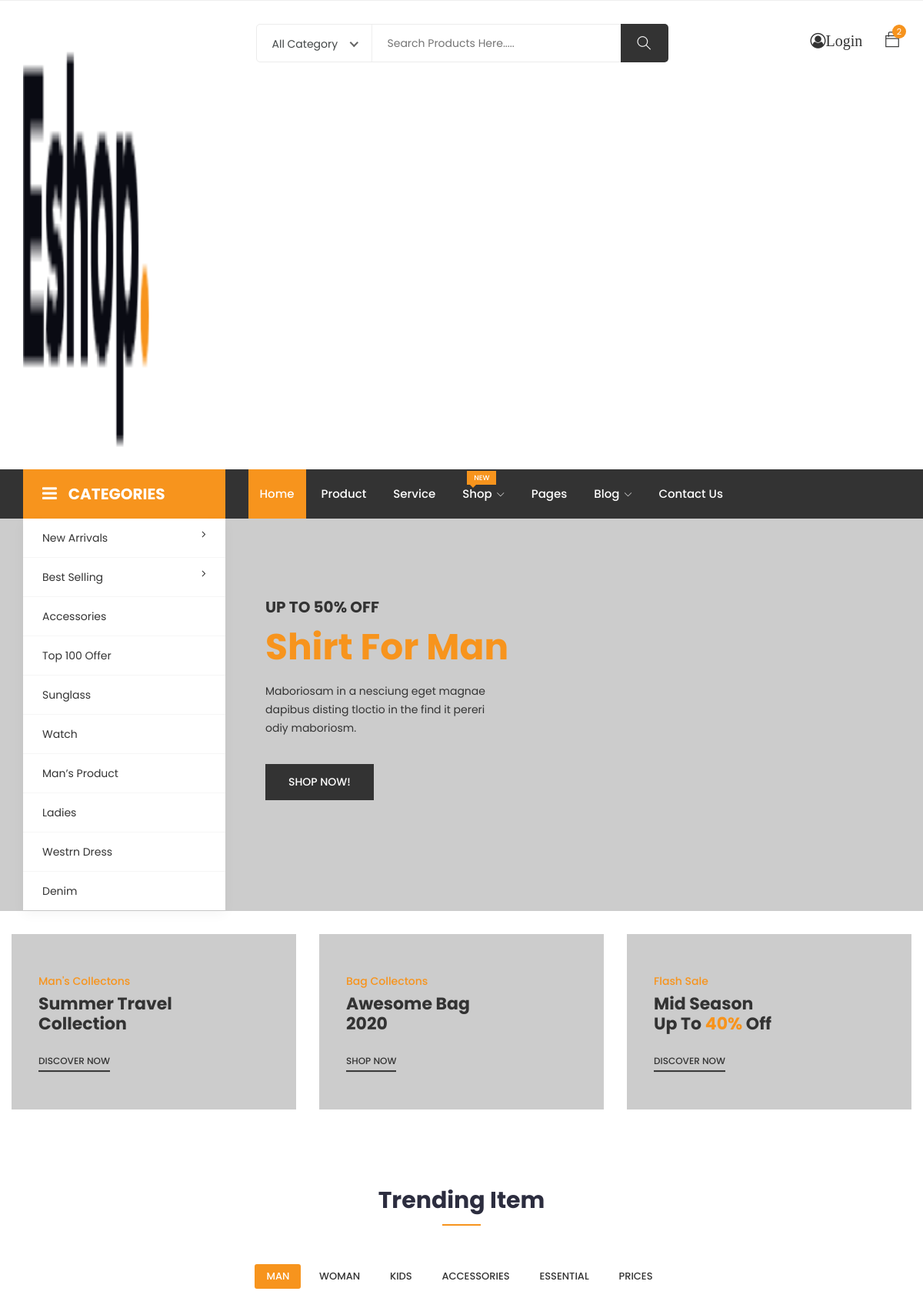
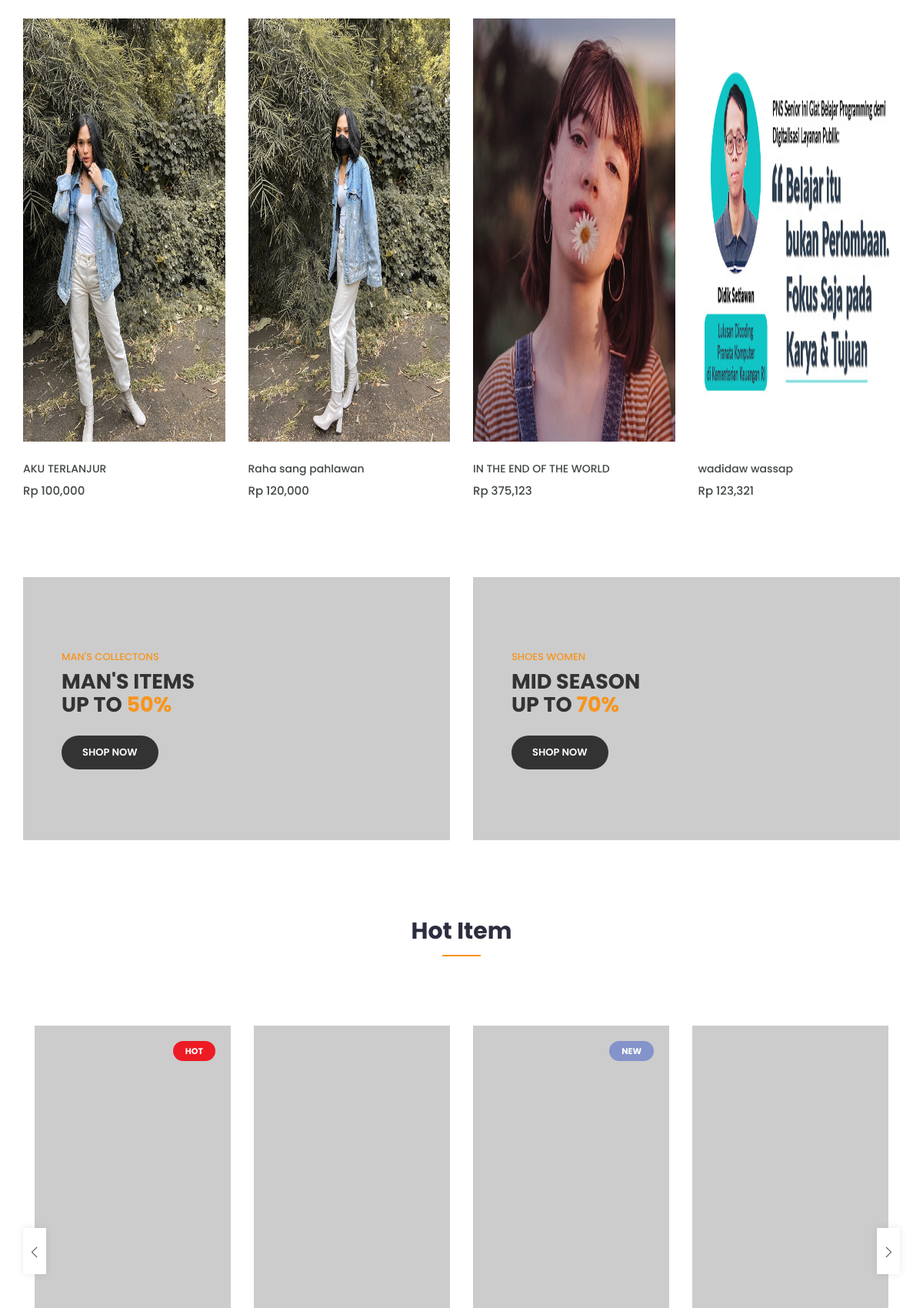
The page / (upper part) on the database its author committed (2 pictures, top to bottom).
### tables this page shows
CREATE TABLE `buku` (
  `id_buku` int(11) NOT NULL,
  `judul_buku` varchar(100) DEFAULT NULL,
  `penulis_buku` varchar(100) DEFAULT NULL,
  `penerbit_buku` varchar(100) DEFAULT NULL,
  `tahun` date DEFAULT NULL,
  `genre` varchar(100) DEFAULT NULL,
  `foto_buku` varchar(100) NOT NULL,
  `harga_buku` int(11) NOT NULL,
  `sinopsis_buku` text NOT NULL
);

### index.php (the view, shortened to what this page needs)
<?php
    include 'admin/koneksi/koneksi.php';
?>
<!DOCTYPE html>
<html lang="zxx">
<head>
	<link rel="stylesheet" href="css/bootstrap.css">
    <link rel="stylesheet" href="css/magnific-popup.min.css">
    <link rel="stylesheet" href="css/font-awesome.css">
	<link rel="stylesheet" href="css/jquery.fancybox.min.css">
    <link rel="stylesheet" href="css/themify-icons.css">
    <link rel="stylesheet" href="css/niceselect.css">
    <link rel="stylesheet" href="css/animate.css">
    <link rel="stylesheet" href="css/flex-slider.min.css">
    <link rel="stylesheet" href="css/owl-carousel.css">
    <link rel="stylesheet" href="css/slicknav.min.css">
	<link rel="stylesheet" href="css/reset.css">
	<link rel="stylesheet" href="style.css">
    <link rel="stylesheet" href="css/responsive.css">
</head>
<body class="js">
	<header class="header shop">
		<div class="middle-inner">
			<div class="container">
				<div class="row">
					<div class="col-lg-2 col-md-2 col-12">
						<div class="logo">
							<a href="index.html"><img src="images/logo.png" alt="logo"></a>
						</div>
					</div>
					<div class="col-lg-8 col-md-7 col-12">
						<div class="search-bar-top">
							<div class="search-bar">
								<form>
									<input name="search" placeholder="Search Products Here....." type="search">
									<button class="btnn"><i class="ti-search"></i></button>
								</form>
							</div>
						</div>
					</div>
					<div class="col-lg-2 col-md-3 col-12">
						<div class="right-bar">
                            <?php if(isset($_SESSION['pelanggan'])): ?>
                                <div class="sinlge-bar">
								<a href="logout.php" class="single-icon"><i class="fa fa-user-circle-o" aria-hidden="true">Logout</i></a>
							</div>
                            <?php else: ?>
                                <div class="sinlge-bar">
								<a href="login.php" class="single-icon"><i class="fa fa-user-circle-o" aria-hidden="true">Login</i></a>
							</div>
                            <?php endif ?>
							<div class="sinlge-bar shopping">
								<a href="keranjang.php" class="single-icon"><i class="ti-bag"></i> <span class="total-count">2</span></a>
							</div>
						</div>
					</div>
				</div>
			</div>
		</div>
		<div class="header-inner">
			<div class="container">
				<div class="cat-nav-head">
					<div class="row">
						<div class="col-lg-3">
							<div class="all-category">
								<h3 class="cat-heading"><i class="fa fa-bars" aria-hidden="true"></i>CATEGORIES</h3>
								<ul class="main-category">
									<li><a href="#">New Arrivals <i class="fa fa-angle-right" aria-hidden="true"></i></a>
									</li>
									<li class="main-mega"><a href="#">best selling <i class="fa fa-angle-right" aria-hidden="true"></i></a>
									</li>
									<li><a href="#">accessories</a></li>
									<li><a href="#">top 100 offer</a></li>
									<li><a href="#">sunglass</a></li>
									<li><a href="#">watch</a></li>
									<li><a href="#">man’s product</a></li>
									<li><a href="#">ladies</a></li>
									<li><a href="#">westrn dress</a></li>
									<li><a href="#">denim </a></li>
								</ul>
							</div>
						</div>
						<div class="col-lg-9 col-12">
							<div class="menu-area">
								<nav class="navbar navbar-expand-lg">
									<div class="navbar-collapse">
										<div class="nav-inner">
											<ul class="nav main-menu menu navbar-nav">
													<li class="active"><a href="#">Home</a></li>
													<li><a href="#">Product</a></li>
													<li><a href="#">Service</a></li>
													<li><a href="#">Shop<i class="ti-angle-down"></i><span class="new">New</span></a>
													</li>
													<li><a href="#">Pages</a></li>
													<li><a href="#">Blog<i class="ti-angle-down"></i></a>
													</li>
													<li><a href="contact.html">Contact Us</a></li>
												</ul>
										</div>
									</div>
								</nav>
							</div>
						</div>
					</div>
				</div>
			</div>
		</div>
	</header>
	<section class="hero-slider">
		<div class="single-slider">
			<div class="container">
				<div class="row no-gutters">
					<div class="col-lg-9 offset-lg-3 col-12">
						<div class="text-inner">
							<div class="row">
								<div class="col-lg-7 col-12">
									<div class="hero-text">
										<h1><span>UP TO 50% OFF </span>Shirt For Man</h1>
										<p>Maboriosam in a nesciung eget magnae <br> dapibus disting tloctio in the find it pereri <br> odiy maboriosm.</p>
										<div class="button">
											<a href="#" class="btn">Shop Now!</a>
										</div>
									</div>
								</div>
							</div>
						</div>
					</div>
				</div>
			</div>
		</div>
	</section>
	<section class="small-banner section">
		<div class="container-fluid">
			<div class="row">
				<div class="col-lg-4 col-md-6 col-12">
					<div class="single-banner">
						<img src="https://via.placeholder.com/600x370" alt="#">
						<div class="content">
							<p>Man's Collectons</p>
							<h3>Summer travel <br> collection</h3>
							<a href="#">Discover Now</a>
						</div>
					</div>
				</div>
				<div class="col-lg-4 col-md-6 col-12">
					<div class="single-banner">
						<img src="https://via.placeholder.com/600x370" alt="#">
						<div class="content">
							<p>Bag Collectons</p>
							<h3>Awesome Bag <br> 2020</h3>
							<a href="#">Shop Now</a>
						</div>
					</div>
				</div>
				<div class="col-lg-4 col-12">
					<div class="single-banner tab-height">
						<img src="https://via.placeholder.com/600x370" alt="#">
						<div class="content">
							<p>Flash Sale</p>
							<h3>Mid Season <br> Up to <span>40%</span> Off</h3>
							<a href="#">Discover Now</a>
						</div>
					</div>
				</div>
			</div>
		</div>
	</section>
    <div class="product-area section">
            <div class="container">
				<div class="row">
					<div class="col-12">
						<div class="section-title">
							<h2>Trending Item</h2>
						</div>
					</div>
				</div>
				<div class="row">
					<div class="col-12">
						<div class="product-info">
							<div class="nav-main">
								<ul class="nav nav-tabs" id="myTab" role="tablist">
									<li class="nav-item"><a class="nav-link active" data-toggle="tab" href="#man" role="tab">Man</a></li>
									<li class="nav-item"><a class="nav-link" data-toggle="tab" href="#women" role="tab">Woman</a></li>
									<li class="nav-item"><a class="nav-link" data-toggle="tab" href="#kids" role="tab">Kids</a></li>
									<li class="nav-item"><a class="nav-link" data-toggle="tab" href="#accessories" role="tab">Accessories</a></li>
									<li class="nav-item"><a class="nav-link" data-toggle="tab" href="#essential" role="tab">Essential</a></li>
									<li class="nav-item"><a class="nav-link" data-toggle="tab" href="#prices" role="tab">Prices</a></li>
								</ul>
                            </div>
							<div class="tab-content" id="myTabContent">
								<div class="tab-pane fade show active" id="man" role="tabpanel">
									<div class="tab-single">
										<div class="row">
                                        <?php
                                            $data = $koneksi->query("SELECT * FROM buku");
                                            while($databuku = $data->fetch_assoc()){
                                        ?>
											<div class="col-xl-3 col-lg-4 col-md-4 col-12">
												<div class="single-product">
													<div class="product-img">
														<a href="product-details.html">
															<img class="default-img" src="admin/foto_buku/<?php echo $databuku['foto_buku']; ?>">
														</a>
														<div class="button-head">
															<div class="product-action">
															</div>
														</div>
													</div>
													<div class="product-content">
														<h3><a href="product-details.html"><?php echo $databuku['judul_buku']; ?></a></h3>
														<div class="product-price">
															<span>Rp <?php echo number_format($databuku['harga_buku']); ?></span>
														</div>
													</div>
												</div>
                                            </div>
                                            <?php } ?>
										</div>
									</div>
                                </div>
							</div>
						</div>
					</div>
				</div>
            </div>
    </div>
	<section class="midium-banner">
		<div class="container">
			<div class="row">
				<div class="col-lg-6 col-md-6 col-12">
					<div class="single-banner">
						<img src="https://via.placeholder.com/600x370" alt="#">
						<div class="content">
							<p>Man's Collectons</p>
							<h3>Man's items <br>Up to<span> 50%</span></h3>
							<a href="#">Shop Now</a>
						</div>
					</div>
				</div>
				<div class="col-lg-6 col-md-6 col-12">
					<div class="single-banner">
						<img src="https://via.placeholder.com/600x370" alt="#">
						<div class="content">
							<p>shoes women</p>
							<h3>mid season <br> up to <span>70%</span></h3>
							<a href="#" class="btn">Shop Now</a>
						</div>
					</div>
				</div>
			</div>
		</div>
	</section>
	<div class="product-area most-popular section">
        <div class="container">
            <div class="row">
				<div class="col-12">
					<div class="section-title">
						<h2>Hot Item</h2>
					</div>
				</div>
            </div>
            <div class="row">
                <div class="col-12">
                    <div class="owl-carousel popular-slider">
						<div class="single-product">
							<div class="product-img">
								<a href="product-details.html">
									<img class="default-img" src="https://via.placeholder.com/550x750" alt="#">
									<span class="out-of-stock">Hot</span>
								</a>
							</div>
						</div>
						<div class="single-product">
                            <div class="product-img">
                                <a href="product-details.html">
                                    <img class="default-img" src="https://via.placeholder.com/550x750" alt="#">
                                </a>
                            </div>
                        </div>
						<div class="single-product">
                            <div class="product-img">
                                <a href="product-details.html">
                                    <img class="default-img" src="https://via.placeholder.com/550x750" alt="#">
									<span class="new">New</span>
                                </a>
                            </div>
                        </div>
						<div class="single-product">
                            <div class="product-img">
                                <a href="product-details.html">
                                    <img class="default-img" src="https://via.placeholder.com/550x750" alt="#">
                                </a>
                            </div>
                        </div>
                    </div>
                </div>
            </div>
        </div>
    </div>
</body>
</html>

### rows shown on the page
buku: foto_buku (picture), judul_buku "AKU TERLANJUR", harga_buku "100,000"
buku: foto_buku (picture), judul_buku "Raha sang pahlawan", harga_buku "120,000"
buku: foto_buku (picture), judul_buku "IN THE END OF THE WORLD", harga_buku "375,123"
buku: foto_buku (picture), judul_buku "wadidaw wassap", harga_buku "123,321"
